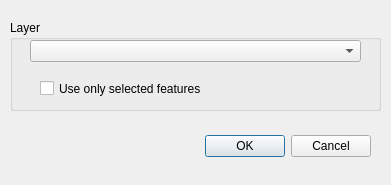
<?xml version="1.0" encoding="UTF-8"?>
<ui version="4.0">
 <class>Udpegning_kontrolDialogBase</class>
 <widget class="QDialog" name="Udpegning_kontrolDialogBase">
  <property name="geometry">
   <rect>
    <x>0</x>
    <y>0</y>
    <width>391</width>
    <height>185</height>
   </rect>
  </property>
  <property name="windowTitle">
   <string>Udpegning_kontrol</string>
  </property>
  <widget class="QDialogButtonBox" name="button_box">
   <property name="geometry">
    <rect>
     <x>30</x>
     <y>130</y>
     <width>341</width>
     <height>32</height>
    </rect>
   </property>
   <property name="orientation">
    <enum>Qt::Horizontal</enum>
   </property>
   <property name="standardButtons">
    <set>QDialogButtonBox::Cancel|QDialogButtonBox::Ok</set>
   </property>
  </widget>
  <widget class="QGroupBox" name="groupBox">
   <property name="geometry">
    <rect>
     <x>10</x>
     <y>20</y>
     <width>371</width>
     <height>91</height>
    </rect>
   </property>
   <property name="title">
    <string>Layer</string>
   </property>
   <widget class="QComboBox" name="inShapeA">
    <property name="geometry">
     <rect>
      <x>20</x>
      <y>20</y>
      <width>331</width>
      <height>22</height>
     </rect>
    </property>
   </widget>
   <widget class="QCheckBox" name="useSelectedA">
    <property name="geometry">
     <rect>
      <x>30</x>
      <y>60</y>
      <width>181</width>
      <height>17</height>
     </rect>
    </property>
    <property name="text">
     <string>Use only selected features</string>
    </property>
   </widget>
  </widget>
 </widget>
 <resources/>
 <connections>
  <connection>
   <sender>button_box</sender>
   <signal>accepted()</signal>
   <receiver>Udpegning_kontrolDialogBase</receiver>
   <slot>accept()</slot>
   <hints>
    <hint type="sourcelabel">
     <x>20</x>
     <y>20</y>
    </hint>
    <hint type="destinationlabel">
     <x>20</x>
     <y>20</y>
    </hint>
   </hints>
  </connection>
  <connection>
   <sender>button_box</sender>
   <signal>rejected()</signal>
   <receiver>Udpegning_kontrolDialogBase</receiver>
   <slot>reject()</slot>
   <hints>
    <hint type="sourcelabel">
     <x>20</x>
     <y>20</y>
    </hint>
    <hint type="destinationlabel">
     <x>20</x>
     <y>20</y>
    </hint>
   </hints>
  </connection>
 </connections>
</ui>
